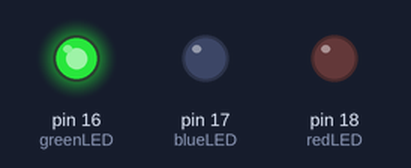
This sketch was run on a simulated Arduino Uno, built with avr-gcc and run on an emulated ATmega328P. On the bench: output pins drawn as LEDs (lit = HIGH).

Above: at 0.2 s.
At 0.8 s:
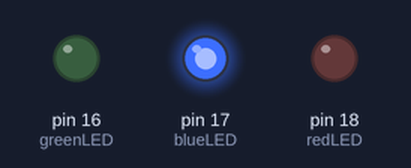
At 3.9 s:
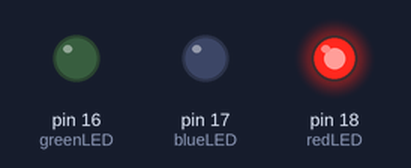
Timing chart, 0 to 5.1 s (numbered marks = the images above):
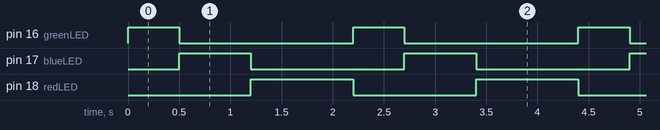

Measured:
- by itself, pin 16 (greenLED): alternates HIGH for 0.50 s and LOW for 1.7 s
- by itself, pin 17 (blueLED): alternates HIGH for 0.70 s and LOW for 1.5 s
- by itself, pin 18 (redLED): alternates HIGH for 1.0 s and LOW for 1.2 s

The sketch:

Demo1.ino
```cpp
//these teensy pins are PWM capable pins
int greenLED = 16;//3.0V, ~33ohm or bigger - LEDs turn ON with very little current so the 220 ohm that came with the tri-color LED are fine
int blueLED = 17;//2.3V, ~111ohm
int redLED = 18;//1.6V, ~189ohm

void setup() {
  // initialize the digital pin as an output.
  Serial.begin(9600);
  pinMode(greenLED, OUTPUT);
  pinMode(blueLED, OUTPUT);
  pinMode(redLED, OUTPUT);
//  pinMode(pushButton, INPUT);
  pinMode(A0, INPUT);//use this open circuited pin for a seed to the random number generator
}

// the loop() methor runs over and over again,
// as long as the board has power

void loop() {
  digitalWrite(redLED, 0);
  digitalWrite(greenLED, 1);   // set the LED on
  delay(500);
  digitalWrite(greenLED, 0);   // set the LED off
  digitalWrite(blueLED, 1);
  delay(700);                  // wait for a second
  digitalWrite(blueLED, 0);
  digitalWrite(redLED, 1);
  delay(1000);
}
```
